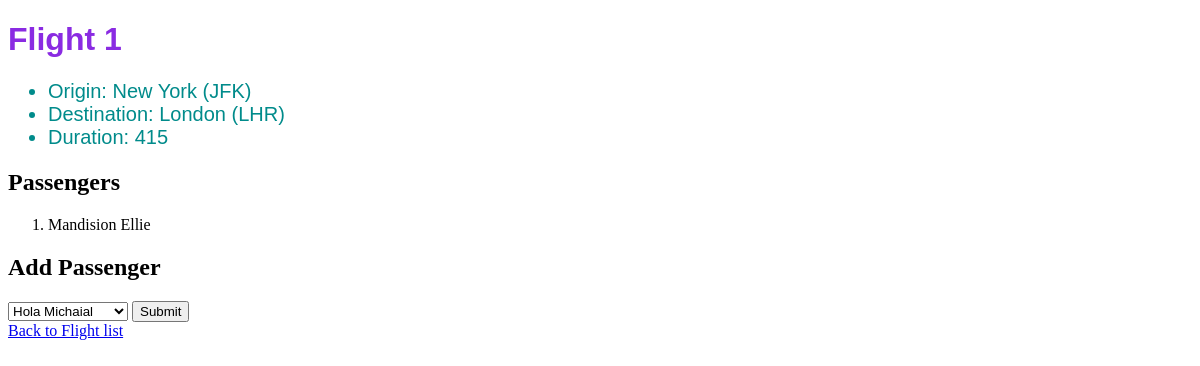
The page /flights/1 on the database its author committed.
### flights/models.py (models this page shows, shortened)
class Flight(models.Model):
	origin = models.ForeignKey(Airport, on_delete=models.CASCADE, related_name="depatures")
	destination = models.ForeignKey(Airport, on_delete=models.CASCADE, related_name="Arrivals")
	duration = models.IntegerField()

class Airport(models.Model):
	code = models.CharField(max_length=3)
	city = models.CharField(max_length=64)
	def __str__(self):
		return f"{self.city} ({self.code})"

class Passenger(models.Model):
	first = models.CharField(max_length=64)
	last = models.CharField(max_length=64)
	flights = models.ManyToManyField(Flight, blank=True,related_name="passenger")
	def __str__(self):
		return f"{self.first} {self.last}"

### flights/views.py (the view)
# urls.py: path("<int:flight_id>",views.flight, name="flight"),
def flight(request,flight_id):
	flight = Flight.objects.get(pk=flight_id)
	return render(request,"flightflight.html",{
		"flight": flight,
		"Passenger": flight.passenger.all(),
		"non_passenger": Passenger.objects.exclude(flights=flight).all()
		})

### flights/templates/flightflight.html (shortened to what this page needs)
{% extends "combined.html" %}
{% block body %}
	<h1>Flight {{flight.id}}</h1>
	<ul>
		<li>Origin: {{ flight.origin }}</li>
		<li>Destination: {{ flight.destination }}</li>
		<li>Duration: {{ flight.duration }}</li>
	</ul>
	<h2>Passengers</h2>
	<ol>
		{% for passenger in Passenger %}
		<li>{{ passenger }}</li>
		{% empty %}
		<li id="warning">No passengers.</li>
		{% endfor %}
	</ol>
	<h2>Add Passenger</h2>
	<form action="{% url 'book' flight.id %}" method="post">
		<select name="passenger">
			{% for passenger in non_passenger %}
				<option value="{{ passenger.id }}">{{ passenger }}</option>
			{% endfor %}
		</select>
		<input type="submit" name="submit">
	</form>
	<a href="{% url 'index' %}">Back to Flight list</a>
{% endblock %}

### flights/static/css/makeover.css (style rules this page uses)
h1 { font-family: Roboto mono, sans-serif; color: blueviolet;, }
ul li { font-family: Roboto mono, sans-serif; color: darkcyan; font-size: 20px; }

### rows shown on the page
Flight: id "1", origin "New York (JFK)", destination "London (LHR)", duration "415"
Passenger: first+last "Mandision Ellie"

### other values the page prints
form field passenger "Hola Michaial"
